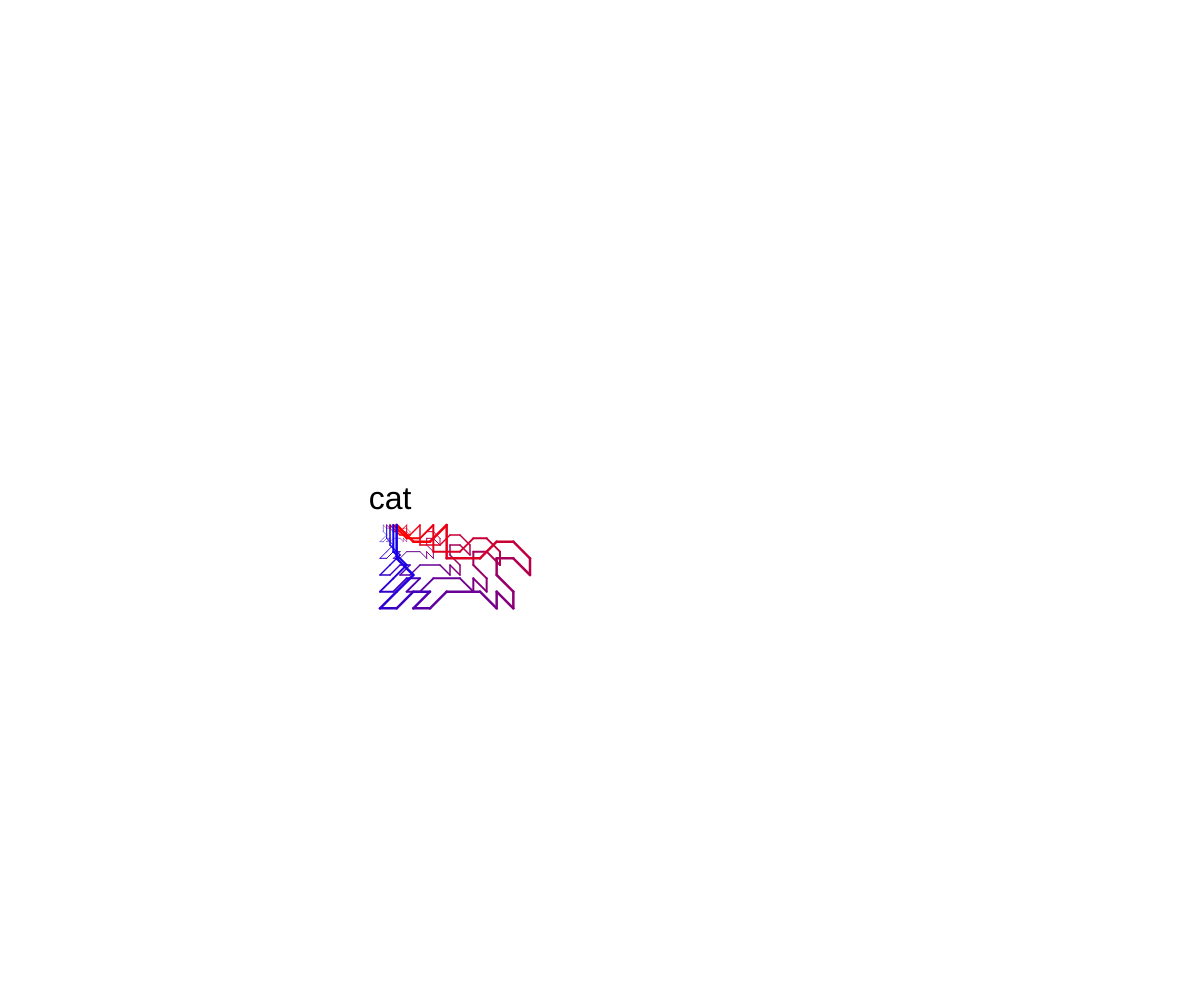
Frame 1 (no input)
Frame 60 (no input): identical to frame 1, image omitted
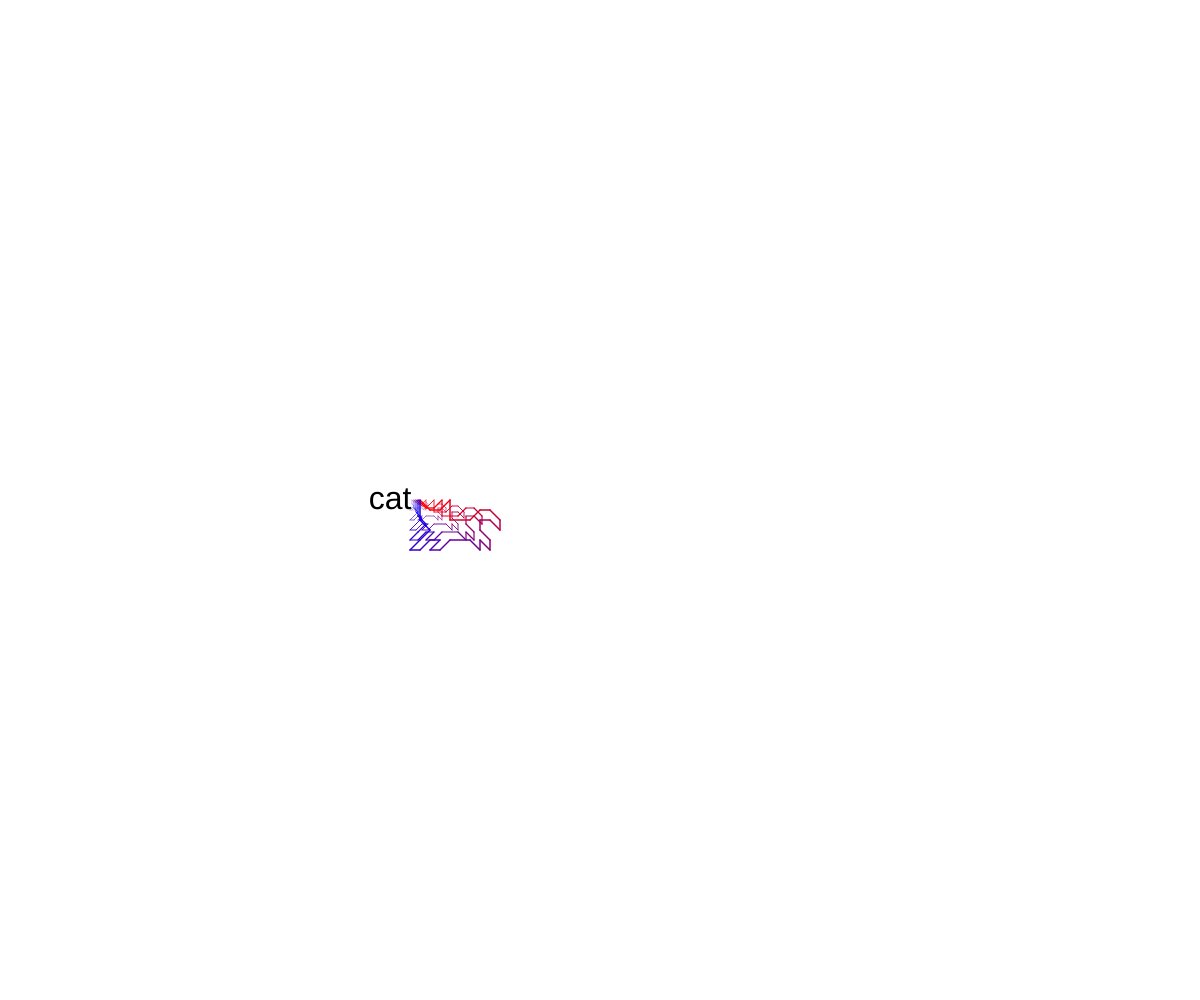
Frame 120 (the mouse pressed at the canvas centre since frame 60)

The p5.js sketch that drew these frames (run headless with seeded random() and noise() and a simulated clock; from frame 60 on, the mouse is pressed at the canvas centre):

// p5.js sketch
// ── sketch.js


let points = [[1,0],[2,-1],[3,-1],[4,0],[4,-2],[6,-2],[7,-1],[8,-1],[9,-2],
[9,-3],[8,-2],[7,-2],[7,-3],[8,-4],[8,-5],[7,-4],[7,-5],[6,-4],[4,-4],[3,-5],
[2,-5],[3,-4],[2,-4],[1,-5],[0,-5],[1,-4],[2,-3],[1,-2],[1,0]];
let polygon = [];

function setup() {
  
  createCanvas(windowWidth,windowHeight);
  for(let i =0; i<points.length;i++){
    let p = createVector(points[i][0],points[i][1]);
    p.mult(20);
    polygon.push(p);
  }
}


function draw() {
 

  background(255);
  translate(width/3,height/2);
  textSize(32);
  textAlign(CENTER, CENTER);
  text("cat", -10, 0);

  let mouseXpos = mouseX - width/3;
  let mouseYpos =height/2 -mouseY;
  let scaleAmt = map(abs(mouseXpos),0,width/3,0.2,1);
  scaleAmt = constrain(scaleAmt,0.2,1);
  let interpX = lerp(0,mouseXpos,0.05);
  let interpY = lerp(0,mouseYpos,0.05);
  translate(interpX,interpY);

  for(let i = 1; i<=5 ;i++){
    push();
    scale(scaleAmt*i/6);
    scale(1,-1);
    strokeWeight(3);

    for(let j=0;j<polygon.length-1;j++){
      let from=color(255,0,0);
      let to=color(0,0,255);
      stroke(lerpColor(from,to,j/polygon.length));
      line(polygon[j].x,polygon[j].y,polygon[j+1].x,polygon[j+1].y);
    }
    pop();
  }


  
}
